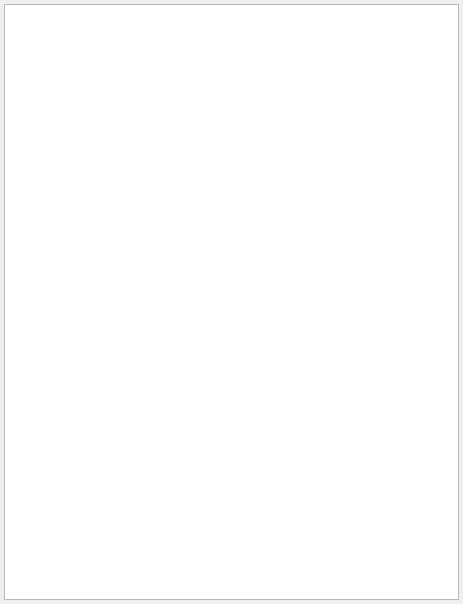
<?xml version="1.0" encoding="UTF-8"?>
<ui version="4.0">
 <class>CommandPanel</class>
 <widget class="QWidget" name="CommandPanel">
  <property name="geometry">
   <rect>
    <x>0</x>
    <y>0</y>
    <width>463</width>
    <height>604</height>
   </rect>
  </property>
  <property name="windowTitle">
   <string>Commands</string>
  </property>
  <layout class="QVBoxLayout" name="mainLayout_">
   <property name="leftMargin">
    <number>4</number>
   </property>
   <property name="topMargin">
    <number>4</number>
   </property>
   <property name="rightMargin">
    <number>4</number>
   </property>
   <property name="bottomMargin">
    <number>4</number>
   </property>
   <item>
    <widget class="QTableView" name="tableView_"/>
   </item>
  </layout>
 </widget>
 <resources/>
 <connections/>
</ui>
